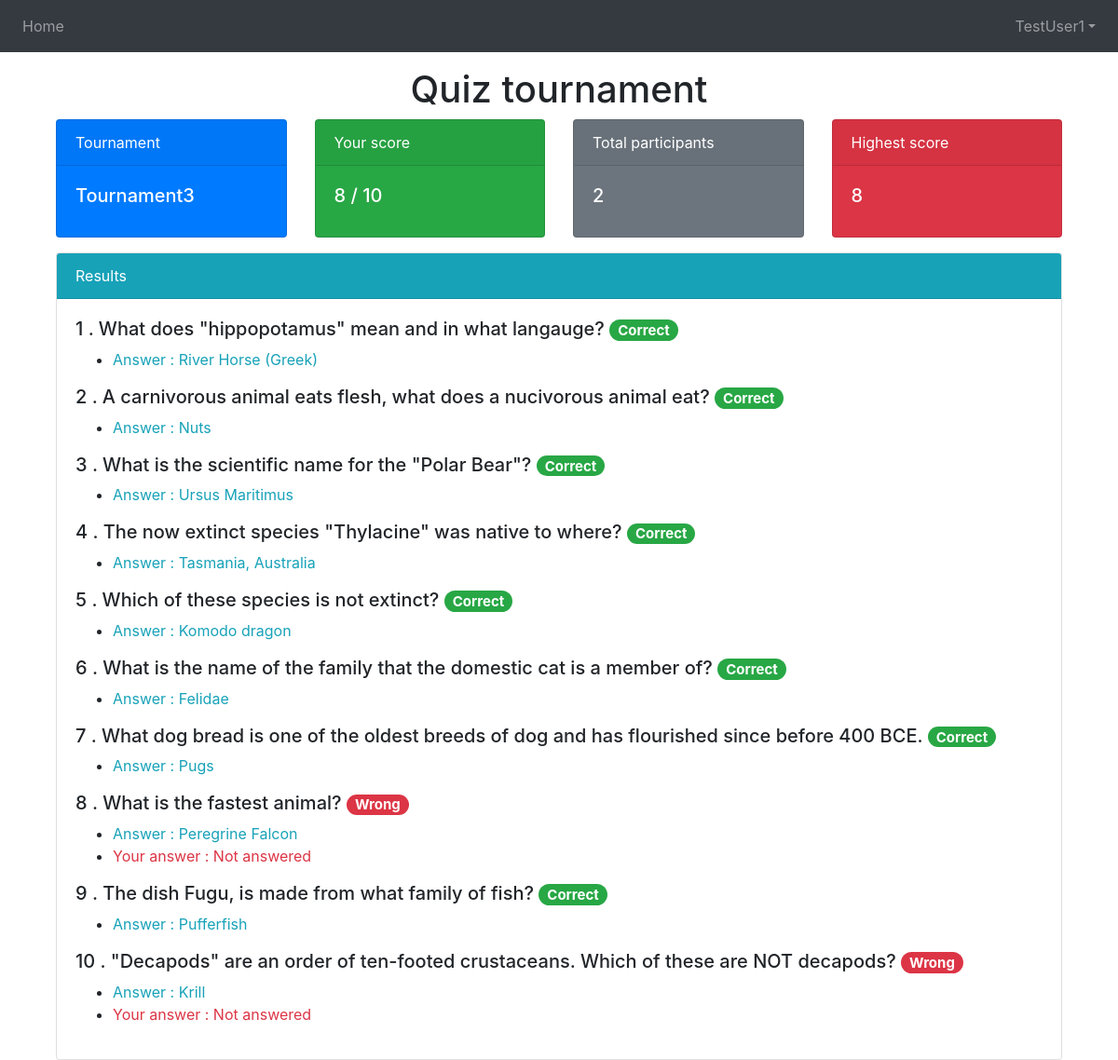
The app's page /results/12/ (signed in) with its own data.
### quiz/models.py (models this page shows, shortened)
class User(AbstractUser):
  interests = models.ManyToManyField(Category, blank=True, related_name='interested_players')

class UserTournament(models.Model):
    user = models.ForeignKey(User,related_name="players", on_delete=models.CASCADE)
    tournament = models.ForeignKey(Tournament,related_name="tournaments", on_delete=models.CASCADE)
    score = models.IntegerField(default=0)
    date_taken = models.DateTimeField(auto_now_add=True)
    answers = models.TextField()

class Tournament(models.Model):
    DIFFICULTY_CHOICES = [
    ('easy', 'Easy'),
    ('medium', 'Medium'),
    ('hard', 'Hard'),
    ]
    name = models.CharField(max_length=50)
    difficulty = models.CharField(max_length=6, choices=DIFFICULTY_CHOICES)
    category = models.ForeignKey(Category, on_delete=models.CASCADE)
    start_date = models.DateField()
    end_date = models.DateField()
    questions = models.TextField()
    @property
    def total_taken(self):
        return len(UserTournament.objects.filter(tournament_id=self.id))
    @property
    def high_score(self):
        max = UserTournament.objects.filter(tournament_id=self.id).aggregate(Max('score'))
        return max["score__max"] if max else 0

### quiz/views.py (the view)
# urls.py: path('results/<int:id>/', views.results, name='results'),
def results(request, id):
    tournament = Tournament.objects.get(id = id)
    questions = json.loads(tournament.questions)
    results = UserTournament.objects.filter(tournament_id=id,user_id=request.user.id)
    if request.method == "POST" and not results:
        total = 0
        for i in range(1,10):
            user_answer = request.POST.get(str(i), None)
            if user_answer == questions[i-1]['correct_answer']:
                total += 1
            questions[i-1]["user_answer"] = user_answer
        results = UserTournament.objects.create(tournament_id=id,user_id=request.user.id,score=total,answers=json.dumps(questions))
        return redirect(f'/results/{id}')
    else:
        answers = []
        if results:
            results = results[0]
            answers = json.loads(results.answers)
        return render(request, 'quiz/results.html',{"results":results,"answers":answers})

### quiz/templates/quiz/results.html (shortened to what this page needs)
{% extends 'quiz/base.html' %}
{% block content %}
<div class="container">
    <div class="row">
        <div class="col-md">
            <div class="card text-white bg-primary mb-3">
                <div class="card-header">Tournament</div>
                <div class="card-body">
                    <h5 class="card-title">{{ results.tournament.name }}</h5>
                </div>
            </div>
        </div>
        <div class="col-md">
            <div class="card text-white bg-success mb-3">
                <div class="card-header">Your score</div>
                <div class="card-body">
                    <h5 class="card-title">{{ results.score }} / 10</h5>
                </div>
            </div>
        </div>
        <div class="col-md">
            <div class="card text-white bg-secondary mb-3">
                <div class="card-header">Total participants</div>
                <div class="card-body">
                    <h5 class="card-title">{{ results.tournament.total_taken }}</h5>
                </div>
            </div>
        </div>
        <div class="col-md">
            <div class="card text-white bg-danger mb-3">
                <div class="card-header">Highest score</div>
                <div class="card-body">
                    <h5 class="card-title">{{ results.tournament.high_score }}</h5>
                </div>
            </div>
        </div>
    </div>
    <div class="card">
        <div class="card-header bg-info text-white">
            Results
        </div>
        <div class="card-body">
            {% for question in answers %}
            <h5>{{ forloop.counter }} . {{ question.question |safe}}
                {% if question.correct_answer == question.user_answer  %}
                <small class="badge badge-pill badge-success">Correct</small>
                {% else %}
                <small class="badge badge-pill badge-danger">Wrong</small>
                {% endif %}
            </h5>
            <ul>
                <li><span class="text-info">Answer : {{question.correct_answer|safe}}</span></li>
                {% if question.correct_answer != question.user_answer  %}
                <li><span class="text-danger">Your answer : {% if question.user_answer  %}  {{question.user_answer | safe}} {% else %} Not answered {% endif %}</span></li>
                {% endif %}
            </ul>
            {% endfor %}
        </div>
    </div>
</div>
{% endblock %}

### quiz/templates/quiz/base.html (shortened to what this page needs)
<!DOCTYPE html>
{% load static %}
<html lang="en">
<head>
    <link rel="stylesheet" href="https://stackpath.bootstrapcdn.com/bootstrap/4.4.1/css/bootstrap.min.css"
>
</head>
<body>
    <nav class="navbar navbar-expand-lg navbar-dark bg-dark capitalise">
        <div class="collapse navbar-collapse" id="navbarNavDropdown">
            <ul class="navbar-nav mr-auto">
                <li class="nav-item {% if page == 'dashboard' %} active {% endif %}">
                    <a class="nav-link" href="/">Home<span class="sr-only">(current)</span></a>
                </li>
            </ul>
            <ul class="navbar-nav ml-auto">
                {% if user.is_authenticated %}
                <li class="nav-item dropdown">
                  <a class="nav-link dropdown-toggle" href="#" id="navbarDropdown" role="button" data-toggle="dropdown" aria-haspopup="true" aria-expanded="false">{{ user.username }}</a>
                </li>
                {% else %}
                <li class="nav-item">
                    <a class="nav-link" href="/login">Login</a>
                  </li>
            {% endif %}
              </ul>
        </div>
    </nav>
    <div class="page-header text-center">
        <h1>Quiz tournament</h1>
    </div>
    <div class="content container">
        <div class="row">
            <div class="col-md-12">
                {% block content %}
                {% endblock %}
            </div>
        </div>
    </div>
</body>
</html>

### records on screen
User: username "TestUser1"
UserTournament: tournament.name "Tournament3", score "8", tournament.total_taken "2", tournament.high_score "8"

### other values on screen
{{ question.question |safe }} "What does \"hippopotamus\" mean and in what langauge?" "A carnivorous animal eats flesh, what does a nucivorous animal eat?" "What is the scientific name for the \"Polar Bear\"?" "The now extinct species \"Thylacine\" was native to where?" "Which of these species is not extinct?" "What is the name of the family that the domestic cat is a member of?" "What dog bread is one of the oldest breeds of dog and has flourished since before 400 BCE." "What is the fastest animal?" "The dish Fugu, is made from what family of fish?" "\"Decapods\" are an order of ten-footed crustaceans. Which of these are NOT decapods?"
{{ question.correct_answer|safe }} "River Horse (Greek)" "Nuts" "Ursus Maritimus" "Tasmania, Australia" "Komodo dragon" "Felidae" "Pugs" "Peregrine Falcon" "Pufferfish" "Krill"
